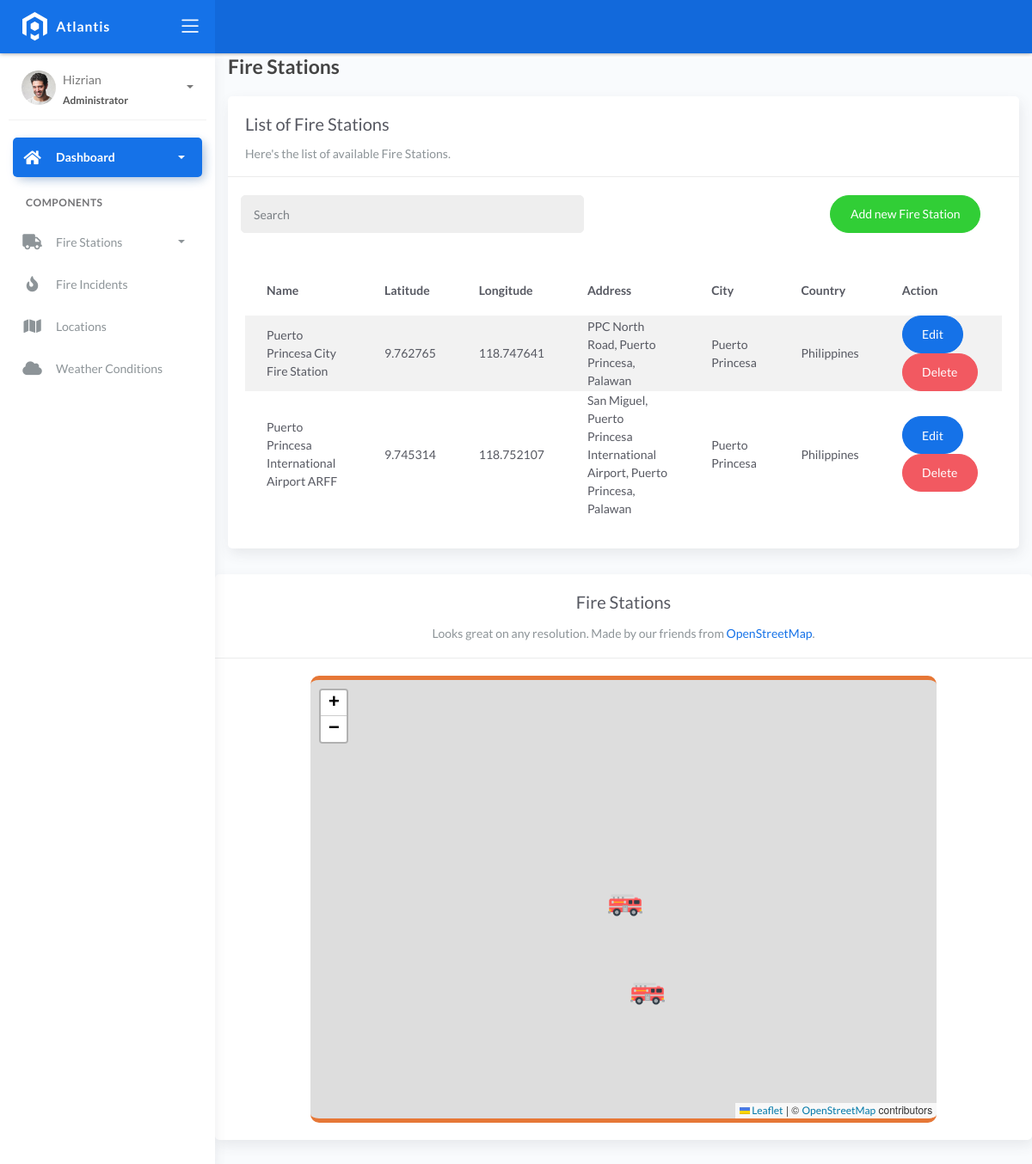
/firestations/, run on the app's committed database.
### fire/models.py (models this page shows)
class BaseModel(models.Model):
    created_at = models.DateTimeField(auto_now_add=True, db_index=True)
    updated_at = models.DateTimeField(auto_now=True)
    class Meta:
        abstract = True

class FireStation(BaseModel):
    name = models.CharField(max_length=150)
    latitude = models.DecimalField(
        max_digits=22, decimal_places=6, null=True, blank=True)
    longitude = models.DecimalField(
        max_digits=22, decimal_places=6, null=True, blank=True)
    address = models.CharField(max_length=150)
    city = models.CharField(max_length=150)  # can be in separate table
    country = models.CharField(max_length=150)  # can be in separate table

### fire/views.py (the view)
# urls.py: path('firestations/', FireStationListView.as_view(), name='fire-stations'),
class FireStationListView(ListView):
    model = FireStation
    context_object_name = 'stations'
    template_name = 'firestationlist.html'
    paginate_by = 5
    def get_context_data(self, **kwargs):
        context = super().get_context_data(**kwargs)
        fireStations = FireStation.objects.values('name', 'latitude', 'longitude')
        for fs in fireStations:
            fs['latitude'] = float(fs['latitude'])
            fs['longitude'] = float(fs['longitude'])
        context['fireStations'] = list(fireStations)
        return context
    def get_queryset(self, *args, **kwargs):
        qs = super().get_queryset(*args, **kwargs)
        if self.request.GET.get("q") is not None:
            query = self.request.GET.get('q')
            qs = qs.filter(
                Q(name__icontains=query) | Q(address__icontains=query) | Q(city__icontains=query) | Q(country__icontains=query))
        return qs.order_by('id')

### templates/firestationlist.html (shortened to what this page needs)
{% extends 'base.html' %}
{% load static %}
{% block content %}
<link rel="stylesheet" href="https://unpkg.com/leaflet@1.7.1/dist/leaflet.css" />
  <div class="content">
    <div class="container-fluid">
      <h4 class="page-title">Fire Stations</h4>
      <div class="row">
        <div class="col-md-12">
          <div class="card">
            <div class="card-header">
              <div class="card-title">List of Fire Stations</div>
              <div class="card-category">Here's the list of available Fire Stations.</div>
            </div>
            <br />
                <div class="col-md-12 row">
                <div class="col-md-6">
                    <form class="navbar-left navbar-form nav-search mr-md-3" action="#">
                    <div class="input-group">
                        <input type="text" placeholder="Search" class="form-control" name="q" />
                        <div class="input-group-append">
                        <span class="input-group-text">
                        </span>
                        </div>
                    </div>
                    </form>
                </div>
                <div class="col-md-6">
                    <div class="pull-right">
                    <a href="{% url 'fire-stations-add' %}" class="btn btn-success btn-rounded">Add new Fire Station</a>
                    </div>
                </div>
                </div>
            <div class="card-body">
              <table class="table table-striped mt-3">
                <thead>
                  <tr>
                    <th scope="col">Name</th>
                    <th scope="col">Latitude</th>
                    <th scope="col">Longitude</th>
                    <th scope="col">Address</th>
                    <th scope="col">City</th>
                    <th scope="col">Country</th>
                    <th scope="col">Action</th>
                  </tr>
                </thead>
                <tbody>
                  {% for object in object_list %}
                    <tr>
                      <td>{{ object.name }}</td>
                      <td>{{ object.latitude }}</td>
                      <td>{{ object.longitude }}</td>
                      <td>{{ object.address }}</td>
                      <td>{{ object.city }}</td>
                      <td>{{ object.country }}</td>
                      <td>
                        <a href="#" class="btn btn-primary btn-rounded">Edit</a>
                        <a href="#" class="btn btn-danger btn-rounded">Delete</a>
                    </td>
                    </tr>
                    {% empty %}
                    <tr>
                      <td colspan="7" style="text-align: center">
                        <p class="text-sm font-weight-bold mb-0">No Records Found</p>
                      </td>
                    </tr>
                  {% endfor %}
                </tbody>
              </table>
            </div>
          </div>
        </div>
      </div>
    </div>
    <div class="row">
      <div class="col-md-12">
        <div class="card">
          <div class="card-header">
            <h4 class="card-title text-center">Fire Stations</h4>
            <p class="card-category text-center">Looks great on any resolution. Made by our friends from <a href="https://www.openstreetmap.org/copyright">OpenStreetMap</a>.</p>
          </div>
          <div class="card-body">
            <div class="col-md-10 ml-auto mr-auto">
              <div id="map" style="width: 100%; height: 65vh; border-radius: 10px; border-top: 5px solid rgb(230, 119, 54); border-bottom: 5px solid rgb(230, 119, 54);"></div>
            </div>
          </div>
        </div>
      </div>
    </div>
  </div>
{% endblock %}

### data on the page
FireStation: name "Puerto Princesa City Fire Station", latitude "9.762765", longitude "118.747641", address "PPC North Road, Puerto Princesa, Palawan", city "Puerto Princesa", country "Philippines"
FireStation: name "Puerto Princesa International Airport ARFF", latitude "9.745314", longitude "118.752107", address "San Miguel, Puerto Princesa International Airport, Puerto Princesa, Palawan", city "Puerto Princesa", country "Philippines"
